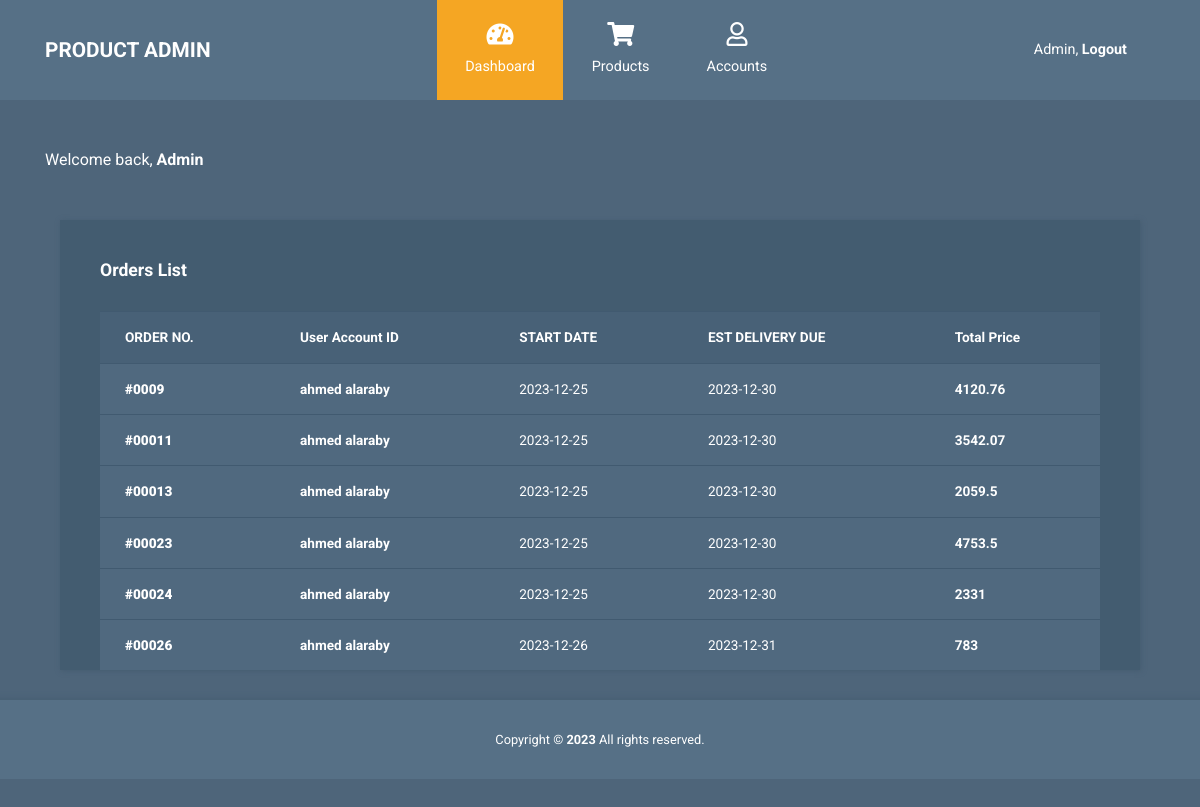
The page / on the database its author committed.
### tables this page shows
CREATE TABLE `orders` (
  `order_id` int(11) NOT NULL,
  `acc_id` int(11) NOT NULL,
  `order_date` timestamp NOT NULL DEFAULT current_timestamp() ON UPDATE current_timestamp(),
  `total_price` double NOT NULL
);

CREATE TABLE `acc_table` (
  `acc_id` int(11) NOT NULL,
  `f_name` varchar(50) NOT NULL,
  `l_name` varchar(50) NOT NULL,
  `email` varchar(100) NOT NULL,
  `position` varchar(50) NOT NULL,
  `username` varchar(50) NOT NULL,
  `password` varchar(50) NOT NULL,
  `phone` int(11) NOT NULL,
  `address` varchar(50) NOT NULL
);

### index.php (the view, shortened to what this page needs)
<?php
include "functions/connection.php";
?>
<!DOCTYPE html>
<html lang="en">
<head>
    <link rel="stylesheet" href="css/fontawesome.min.css">
    <link rel="stylesheet" href="css/bootstrap.min.css">
    <link rel="stylesheet" href="css/templatemo-style.css">
</head>
<body id="reportsPage">
    <div class="" id="home">
        <nav class="navbar navbar-expand-xl">
            <div class="container h-100">
                <a class="navbar-brand" href="index.html">
                    <h1 class="tm-site-title mb-0">Product Admin</h1>
                </a>
                <div class="collapse navbar-collapse" id="navbarSupportedContent">
                    <ul class="navbar-nav mx-auto h-100">
                        <li class="nav-item">
                            <a class="nav-link active" href="#">
                                <i class="fas fa-tachometer-alt"></i>
                                Dashboard
                            </a>
                        </li>
                        <li class="nav-item">
                            <a class="nav-link" href="products.php">
                                <i class="fas fa-shopping-cart"></i>
                                Products
                            </a>
                        </li>
                        <li class="nav-item">
                            <a class="nav-link" href="accounts.php">
                                <i class="far fa-user"></i>
                                Accounts
                            </a>
                        </li>
                    </ul>
                    <ul class="navbar-nav">
                        <li class="nav-item">
                            <a class="nav-link d-block" href="functions/logout.php">
                                Admin, <b>Logout</b>
                            </a>
                        </li>
                    </ul>
                </div>
            </div>
        </nav>
        <div class="container">
            <div class="row">
                <div class="col">
                    <p class="text-white mt-5 mb-5">Welcome back, <b>Admin</b></p>
                </div>
            </div>
                <div class="col-12 tm-block-col">
                    <div class="tm-bg-primary-dark tm-block tm-block-taller tm-block-scroll">
                        <h2 class="tm-block-title">Orders List</h2>
                        <table class="table">
                            <thead>
                                <tr>
                                    <th scope="col">ORDER NO.</th>
                                    <th scope="col">User Account ID</th>
                                    <th scope="col">START DATE</th>
                                    <th scope="col">EST DELIVERY DUE</th>
                                    <th scope="col">Total Price</th>
                                </tr>
                            </thead>
                            <tbody>
                                <?php
                                $sql="SELECT o.*,a.f_name,a.l_name FROM `orders` as `o` INNER JOIN `acc_table` as `a` on o.acc_id=a.acc_id WHERE o.total_price>0;";
                                $result=mysqli_query($db,$sql);
                                while($row = mysqli_fetch_array($result)){
                                    $date = $row['order_date'];
                                ?>
                                <tr>
                                    <th scope="row"><b>#000<?php echo $row['order_id']?></b></th>
                                    <td><b><?php echo $row['f_name'].' '.$row['l_name']?></b></td>
                                    <td><?php echo date('Y-m-d', strtotime($date. ' + 0 days'))?></td>
                                    <td><?php  echo date('Y-m-d', strtotime($date. ' + 5 days'));?></td>
                                    <td><b><?php echo $row['total_price']?></b></td>
                                </tr>
                                <?php }?>
                            </tbody>
                        </table>
                    </div>
                </div>
            </div>
        </div>
        <footer class="tm-footer row tm-mt-small">
            <div class="col-12 font-weight-light">
                <p class="text-center text-white mb-0 px-4 small">
                    Copyright &copy; <b>2023</b> All rights reserved.
                </p>
            </div>
        </footer>
</body>
</html>

### css/templatemo-style.css (style rules this page uses)
html { font-size: 16px; overflow-x: hidden; }
body { font-family: Roboto, Helvetica, Arial, sans-serif; background-color: #4e657a; overflow-x: hidden; }
a { transition: all 0.3s ease; }
.navbar-brand { display: flex; align-items: center; }
.tm-site-title { display: inline-block; text-transform: uppercase; font-size: 1.3rem; font-weight: 700; color: #fff; }
.navbar { height: 100px; background-color: #567086; padding: 0; }
.navbar .container { position: relative; }
.tm-mt-small { margin-top: 20px; }
.tm-block-col { margin-bottom: 30px; }
.tm-block { padding: 40px; -webkit-box-shadow: 1px 1px 5px 0 #455c71; -moz-box-shadow: 1px 1px 5px 0 #455c71; box-shadow: 1px 1px 5px 0 #455c71; min-height: 350px; height: 100%; max-height: 450px; }
.tm-block-scroll { overflow-y: scroll; }
.tm-block-title { font-size: 1.1rem; font-weight: 700; color: #fff; margin-bottom: 30px; }
.nav-link { color: #fff; height: 100%; display: flex; align-items: center; justify-content: center; flex-direction: column; font-size: 90%; }
.nav-link > i { margin-bottom: 10px; margin-right: 0; font-size: 1.5rem; }
.navbar-nav .active > .nav-link, .navbar-nav .nav-link.active { background-color: #f5a623; color: #fff; }
.navbar-nav .nav-link.active i { color: #fff; }
.nav-item { text-align: center; }
.nav-item:last-child { margin-right: 0; }
.table { background-color: #50697f; color: #fff; font-size: 85%; margin-bottom: 0; }
thead { background-color: #486177; color: #fff; }
.table thead th { border-bottom: 0; }
.table td, .table th { border-top: 1px solid #415a70; padding: 15px 25px; vertical-align: middle; }
.tm-bg-primary-dark { background-color: #435c70; }
.tm-footer { background-color: #567086; padding-top: 30px; padding-bottom: 30px; -webkit-box-shadow: 0 -3px 5px 0 rgba(69, 92, 113, 0.59); -moz-box-shadow: 0 -3px 5px 0 rgba(69, 92, 113, 0.59); box-shadow: 0 -3px 5px 0 rgba(69, 92, 113, 0.59); }
@media (min-width: 1200px) { .navbar-expand-xl .navbar-nav .nav-link { padding-left: 28px; padding-right: 28px; } }
@media (min-width: 1200px) { .navbar-collapse { height: 100%; } }
@media (max-width: 1275px) and (min-width: 1200px) { .nav-item { margin-right: 15px; } }
@media (max-width: 1350px) { .nav-item { margin-right: 1px; } }
@media (max-width: 1200px) { .navbar-expand-xl > .container, .navbar-expand-xl > .container-fluid { padding-left: 15px; padding-right: 15px; } }
@media (max-width: 1200px) { .navbar-collapse { right: 15px; } }

### rows shown on the page
orders: order_id "9", acc.f_name "ahmed", acc.l_name "alaraby", order_date "2023-12-25", order_date "2023-12-30", total_price "4120.76"
orders: order_id "11", acc.f_name "ahmed", acc.l_name "alaraby", order_date "2023-12-25", order_date "2023-12-30", total_price "3542.07"
orders: order_id "13", acc.f_name "ahmed", acc.l_name "alaraby", order_date "2023-12-25", order_date "2023-12-30", total_price "2059.5"
orders: order_id "23", acc.f_name "ahmed", acc.l_name "alaraby", order_date "2023-12-25", order_date "2023-12-30", total_price "4753.5"
orders: order_id "24", acc.f_name "ahmed", acc.l_name "alaraby", order_date "2023-12-25", order_date "2023-12-30", total_price "2331"
orders: order_id "26", acc.f_name "ahmed", acc.l_name "alaraby", order_date "2023-12-26", order_date "2023-12-31", total_price "783"
